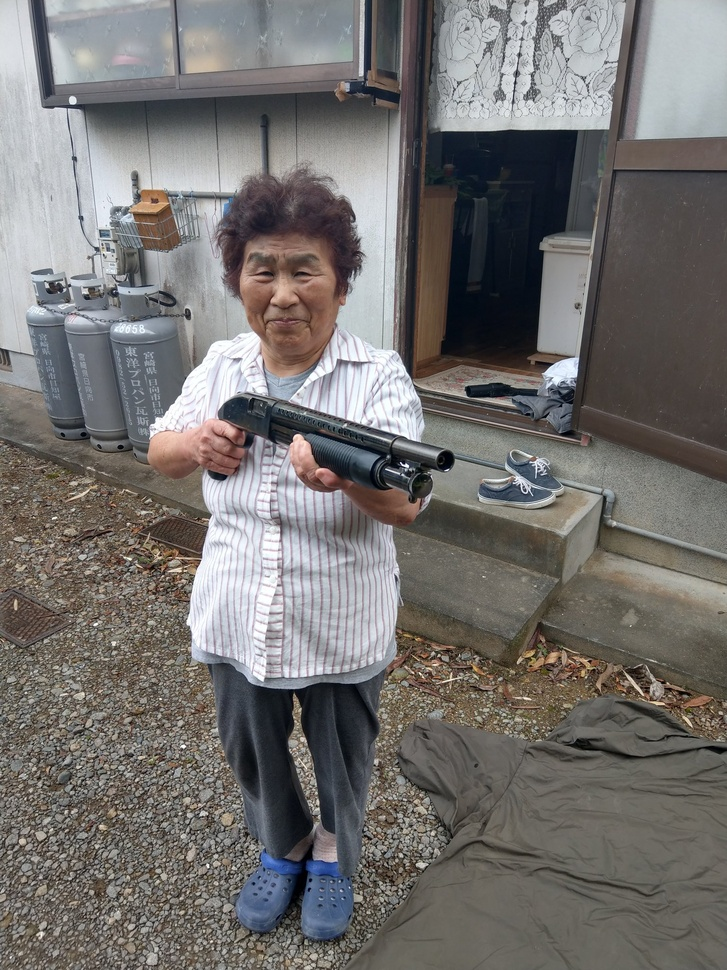
#> input picture image/grandma3.jpeg, 727 x 970 px, shrunk from 1536 x 2048 before the run, found by its file name
$ python canny.py
#> lines starting #> are read from the running program, lines starting #| are printed output that depends on the picture; after the words box and inside, x2 and y2 are one past the last pixel; in counts of white or black regions, pixels touching at a corner belong together
import cv2 as cv
import numpy as np

img=cv.imread('./image/grandma3.jpeg')
#> img is the input picture: shape (970, 727, 3); mean B, G, R 111.1, 113, 115.7

gray=cv.cvtColor(img,cv.COLOR_BGR2GRAY)
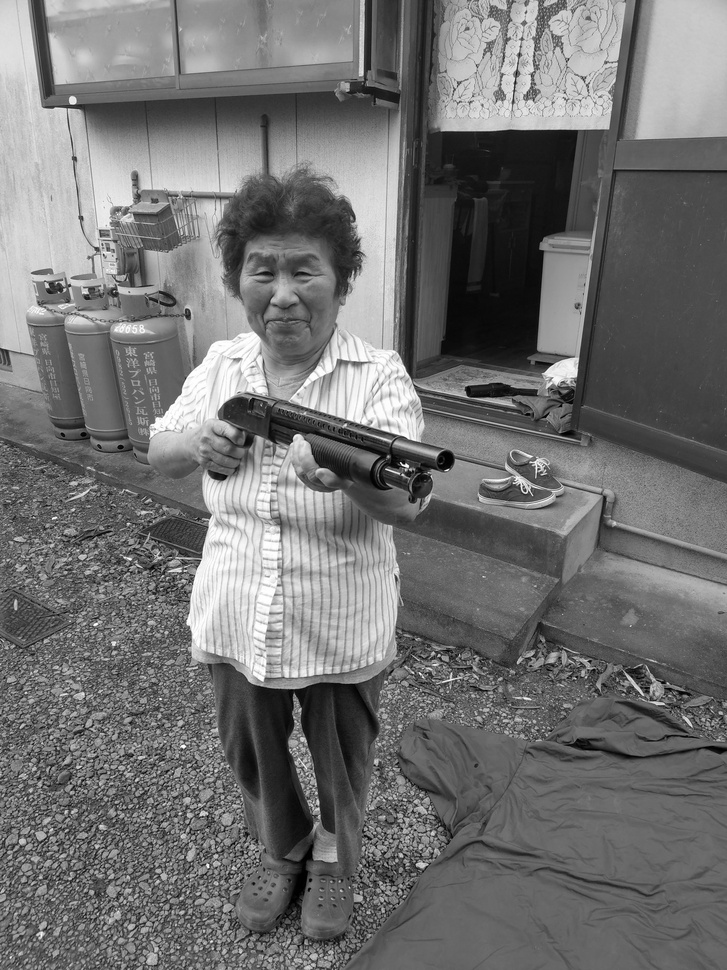
#> gray: shape (970, 727); min 0, max 255, mean 113.6

#Canny : 캐니 필터
#image : 이미지
#threshold1 : 첫번째 임계값
#threshold2 : 두번째 임계값
#apertureSize : 커널 크기
#L2gradient : 라플라시안 연산 사용 여부
canny1=cv.Canny(image=gray,threshold1=50,threshold2=150,apertureSize=3,L2gradient=False)
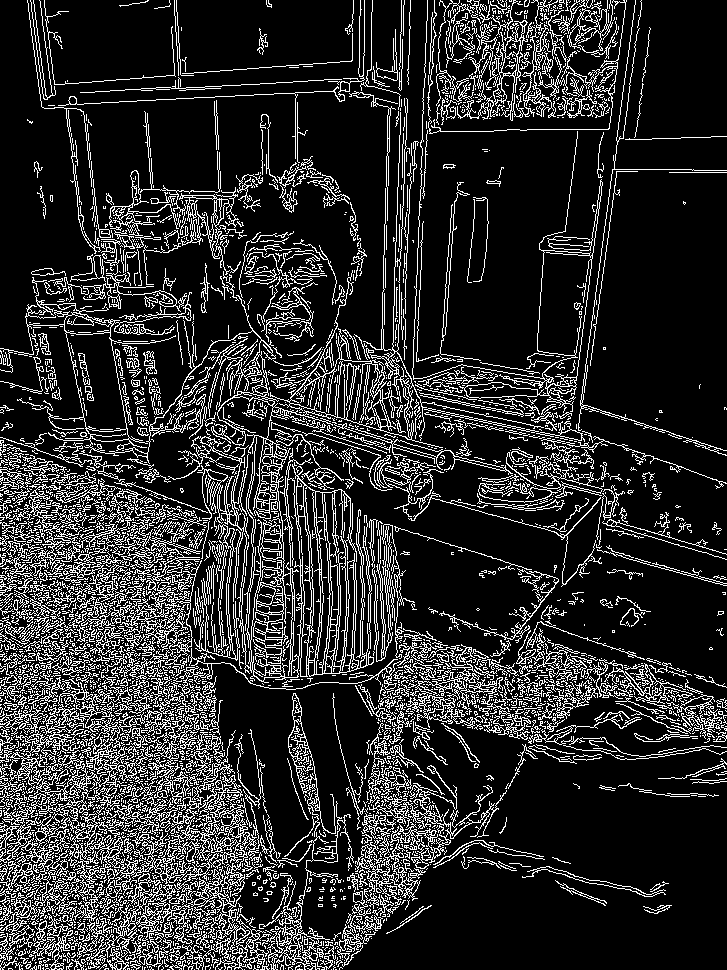
#> canny1: shape (970, 727); 17.3% white in thin lines or dots
canny2=cv.Canny(image=gray,threshold1=100,threshold2=200,apertureSize=3,L2gradient=False)
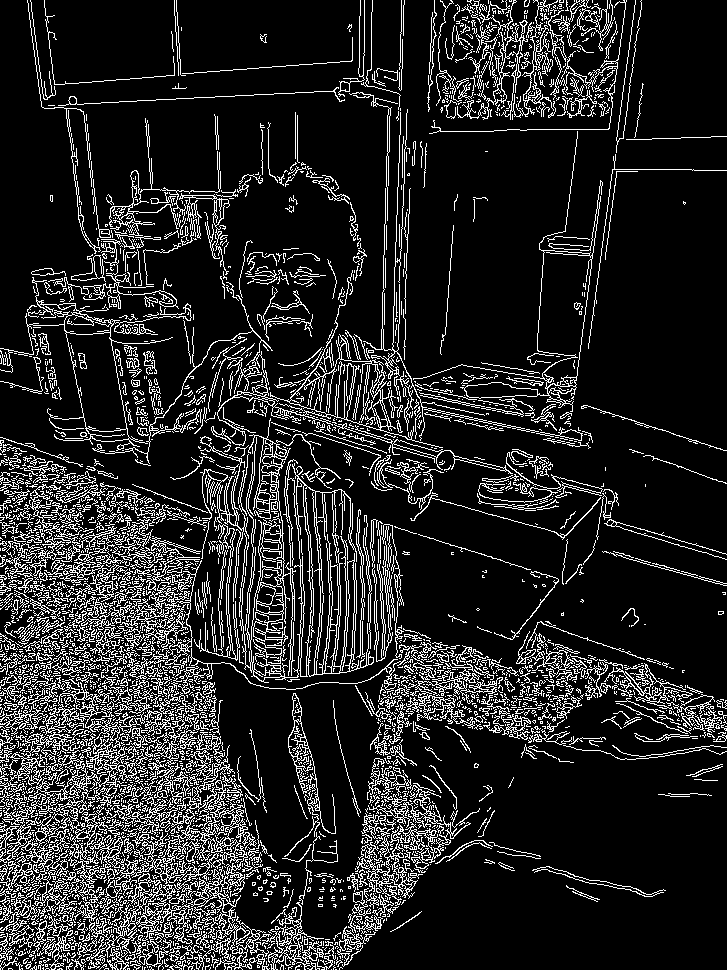
#> canny2: shape (970, 727); 14.6% white in thin lines or dots


#임계값이 높을 수록 더 확실한 엣지만을 추적하기 때문에 더욱 적은 엣지가 발생함
result=np.hstack((canny1,canny2))
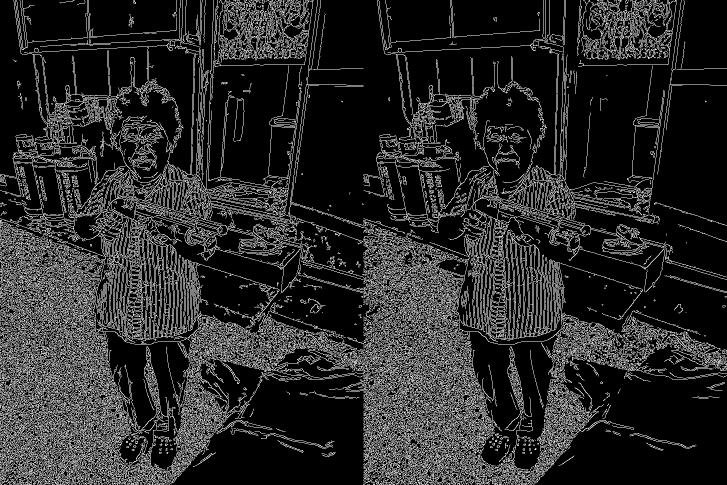
#> result: shape (970, 1454) (shown at 1/2 size); 15.9% white in thin lines or dots
cv.imshow('ori_img',img)
cv.imshow('canny1,canny2',result)

cv.waitKey(0)
cv.destroyAllWindows()

$ run again, with image/grandma2.jpeg copied over image/grandma3.jpeg
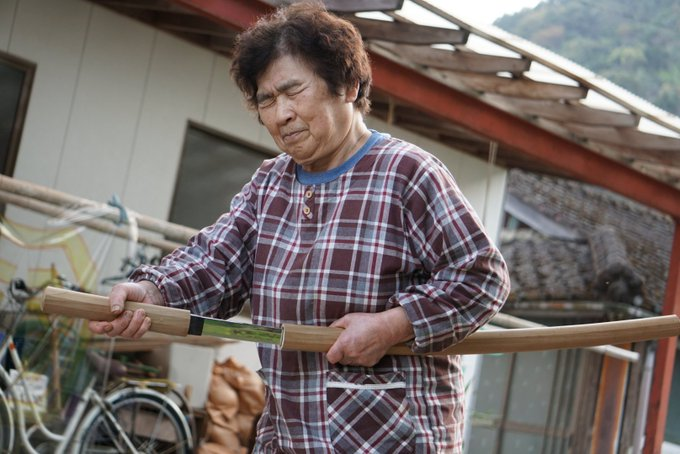
#> input picture image/grandma2.jpeg, 680 x 454 px, found by its file name
#> img is the input picture: shape (454, 680, 3); mean B, G, R 103.7, 107, 116.8
#> `canny1=cv.Canny(image=gray,threshold1=50,threshold2=150,apertureSize=3..`:
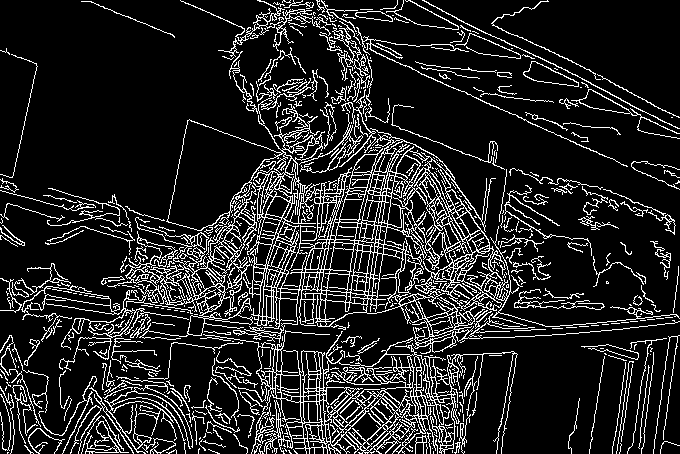
#> canny1: shape (454, 680); 14.2% white in thin lines or dots
#> canny2: shape (454, 680); 11.1% white in thin lines or dots
#> `result=np.hstack((canny1,canny2))`:
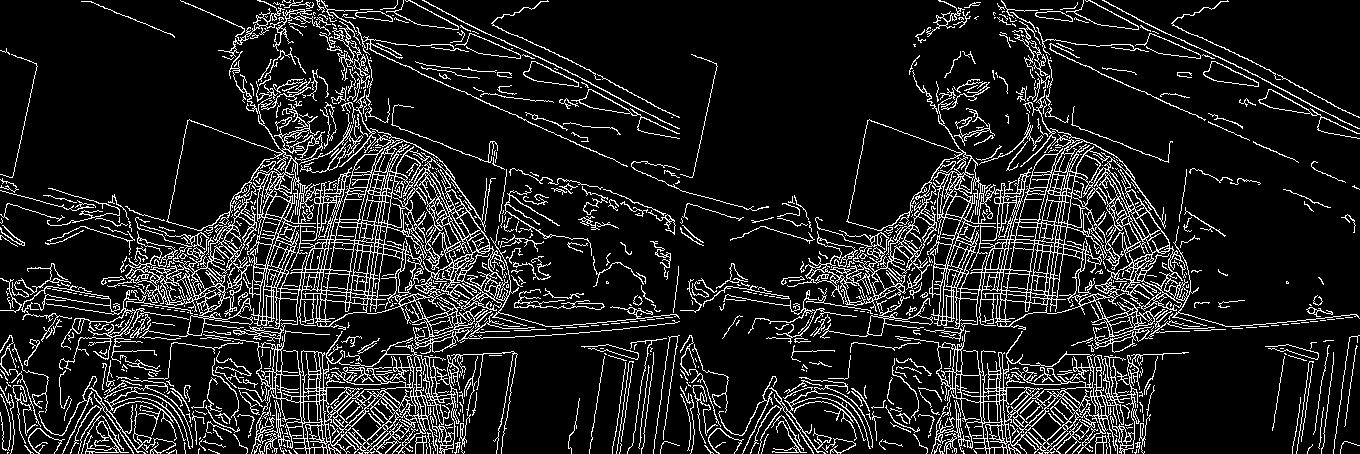
#> result: shape (454, 1360); 12.7% white in thin lines or dots

$ run again, with image/grandma4.jpeg copied over image/grandma3.jpeg
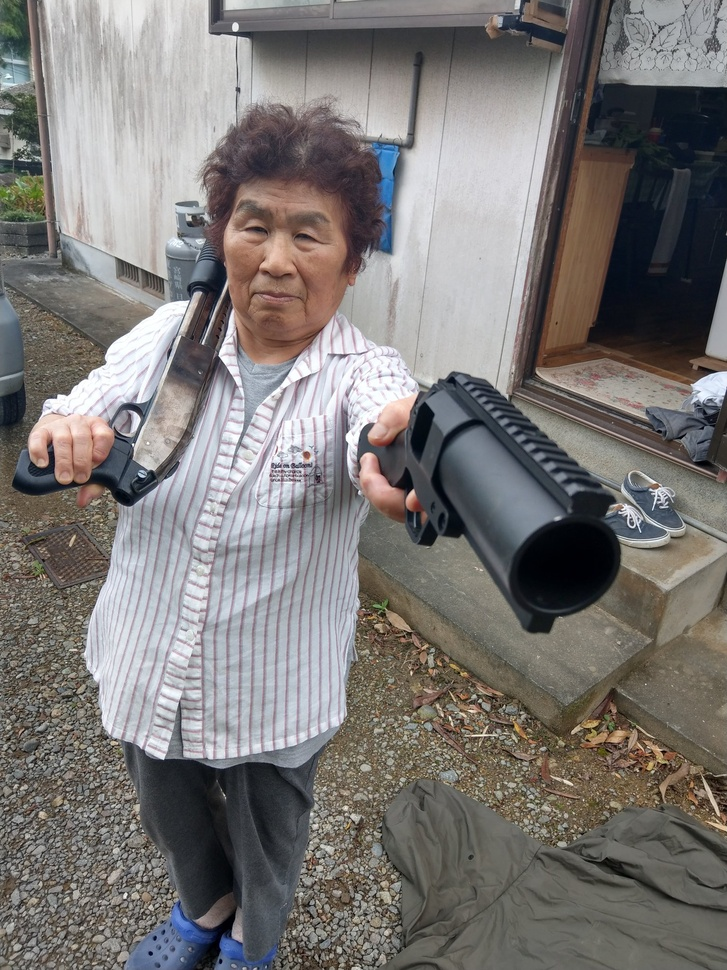
#> input picture image/grandma4.jpeg, 727 x 970 px, shrunk from 1536 x 2048 before the run, found by its file name
#> img is the input picture: shape (970, 727, 3); mean B, G, R 117, 119, 122.4
#> `canny1=cv.Canny(image=gray,threshold1=50,threshold2=150,apertureSize=3..`:
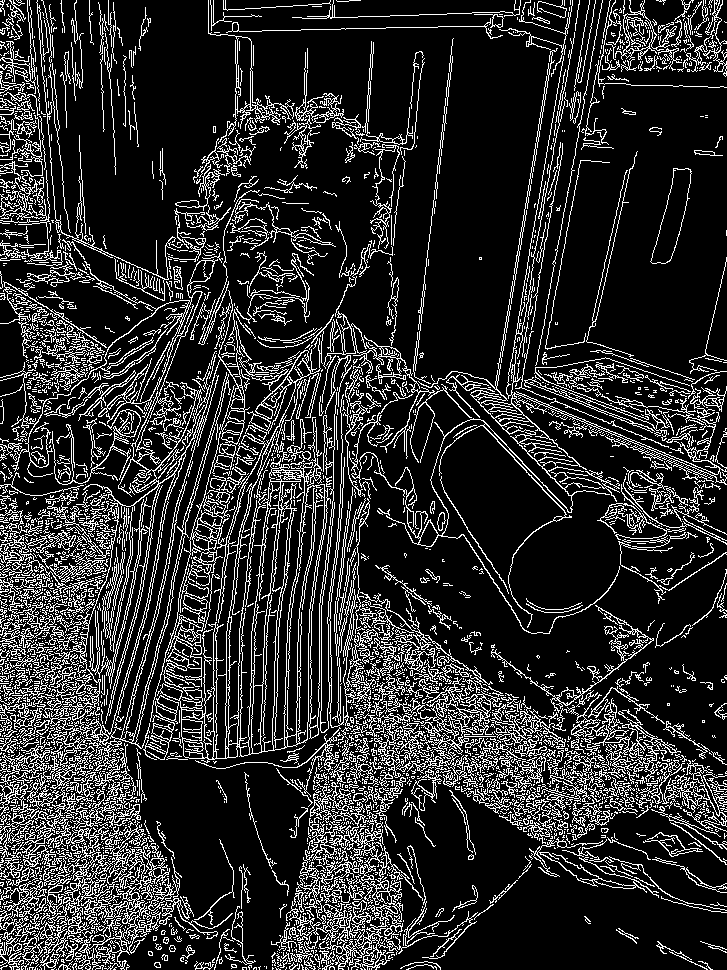
#> canny1: shape (970, 727); 17.5% white in thin lines or dots
#> canny2: shape (970, 727); 13.9% white in thin lines or dots
#> `result=np.hstack((canny1,canny2))`:
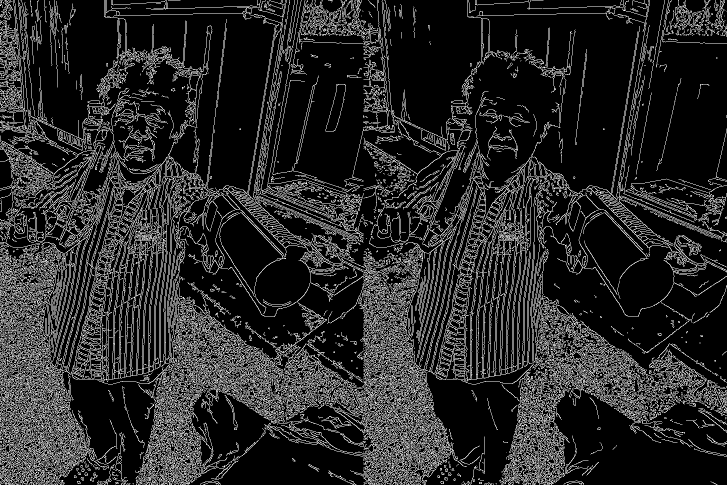
#> result: shape (970, 1454) (shown at 1/2 size); 15.7% white in thin lines or dots
